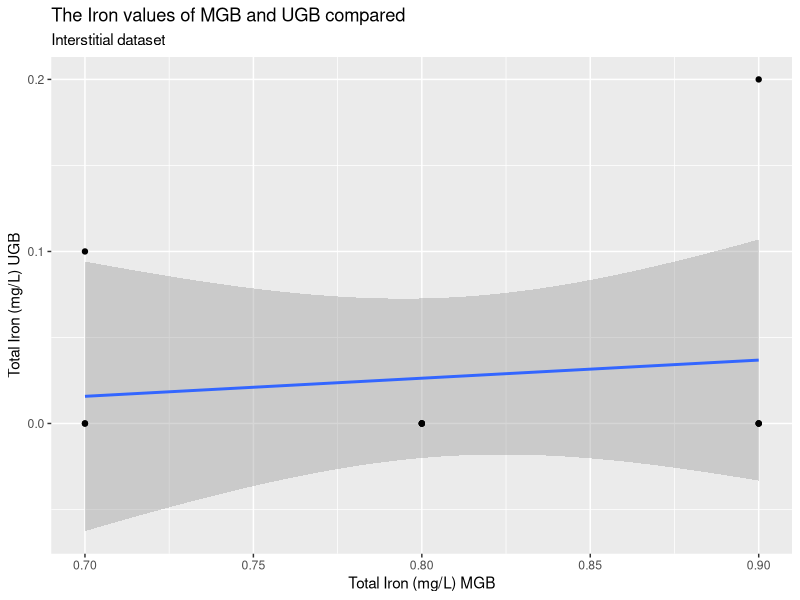
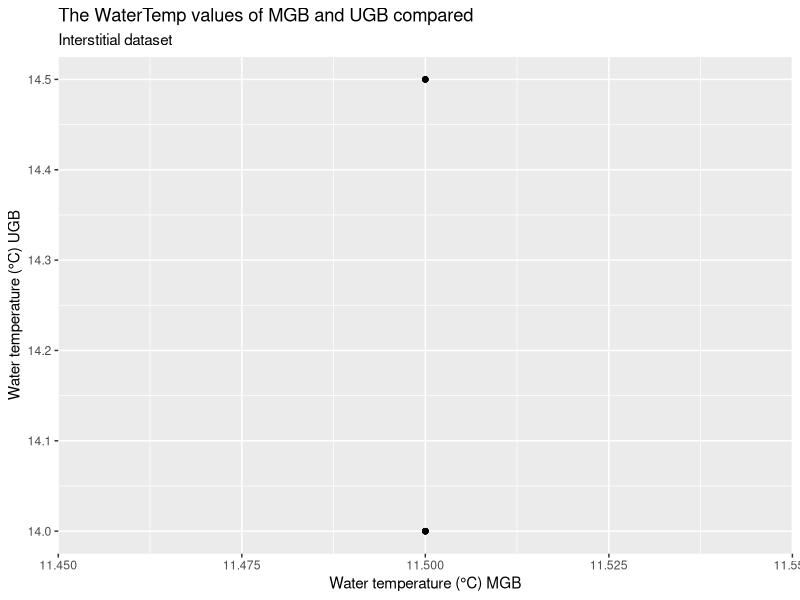
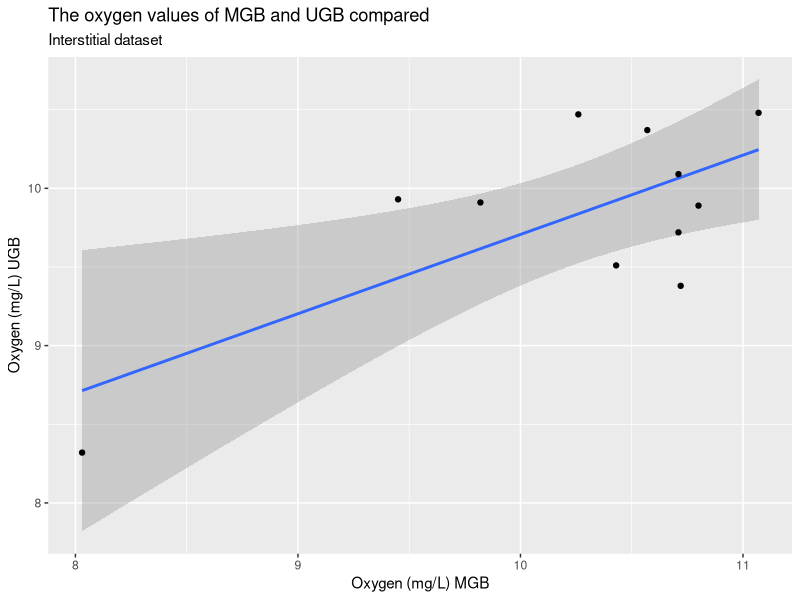
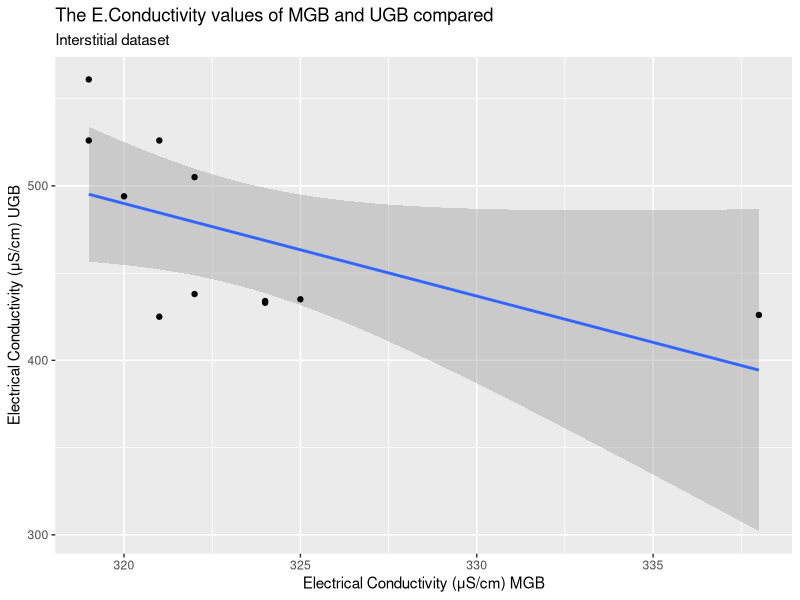
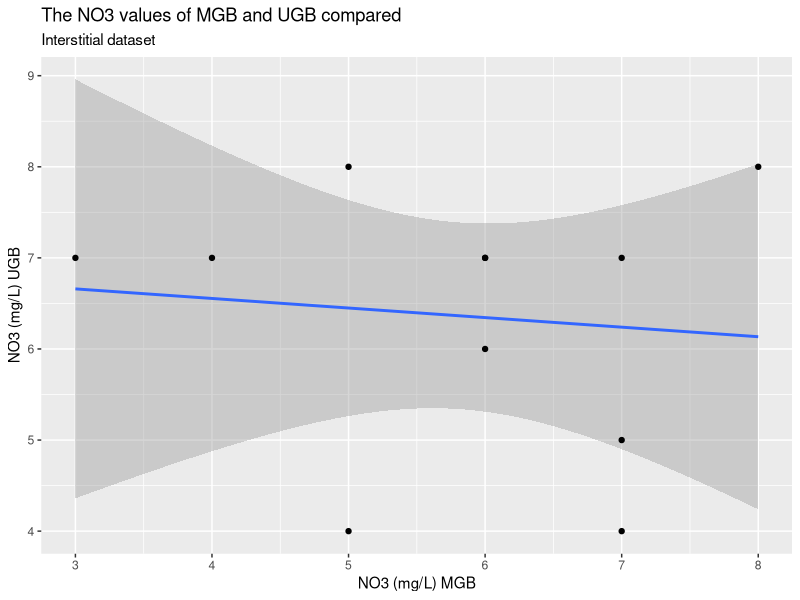
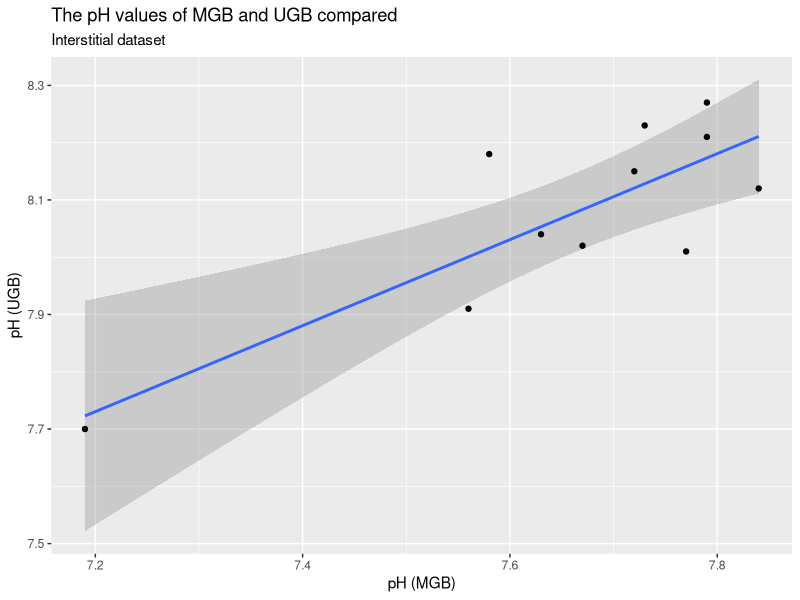
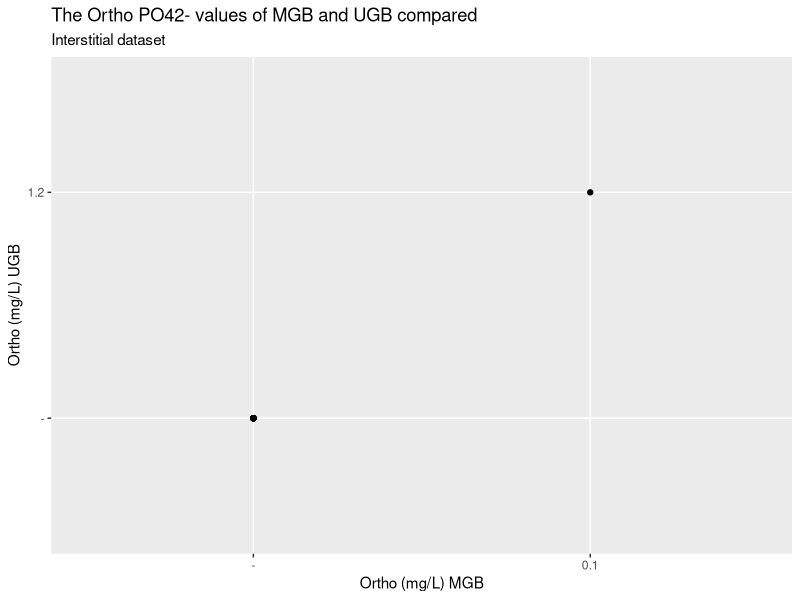
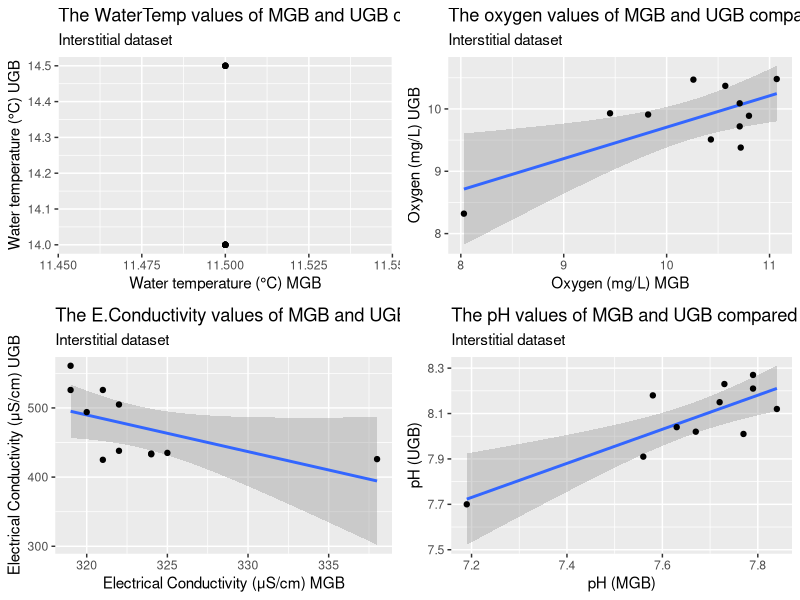

Recreate these plots in R, in order.
library("readxl")
hy <- read_excel("Hy.xlsx")
hy
a<-data.frame(hy)

#TABLE 1
library(ggplot2)
iron<-ggplot(a, aes(ironmgb, ironugb)) +  geom_smooth(method = "lm") + 
  geom_point() + 
  labs(title = "The Iron values of MGB and UGB compared", 
  subtitle = "Interstitial dataset", y = "Total Iron (mg/L) UGB" , 
   x= "Total Iron (mg/L) MGB")
plot(iron)
ggsave("iron.png", plot = iron)

watertemp<- ggplot(a, aes(WTmgb, WTugb)) +  geom_smooth(method = "lm") + 
  geom_point() + 
  labs(title = "The WaterTemp values of MGB and UGB compared", 
       subtitle = "Interstitial dataset", y = "Water temperature (°C) UGB", 
       x= "Water temperature (°C) MGB")
plot(watertemp)
ggsave("watertemp.png", plot = watertemp)

oxygen <-ggplot(a, aes(OXMmgb, OXugb)) +  geom_smooth(method = "lm") + 
  geom_point() + 
  labs(title = "The oxygen values of MGB and UGB compared", 
       subtitle = "Interstitial dataset", y= "Oxygen (mg/L) UGB", x= "Oxygen (mg/L) MGB")
plot(oxygen)
ggsave("oxygen.png", plot = oxygen)

conductivity <-ggplot(a, aes(ECmgb, ECugb)) +  geom_smooth(method = "lm") + 
  geom_point() + 
  labs(title = "The E.Conductivity values of MGB and UGB compared", 
       subtitle = "Interstitial dataset", y= "Electrical Conductivity (μS/cm) UGB", 
       x= "Electrical Conductivity (μS/cm) MGB" )
plot(conductivity)
ggsave("conduct.png", plot = conductivity)

NO <-ggplot(a, aes(NOmgb, NOugb)) +  geom_smooth(method = "lm") + 
  geom_point() + 
  labs(title = "The NO3 values of MGB and UGB compared", 
       subtitle = "Interstitial dataset", y= "NO3 (mg/L) UGB", x= "NO3 (mg/L) MGB" )
plot(NO)
ggsave("no.png", plot = NO)

pH <- ggplot(a, aes(pHmgb, pHugb)) +  geom_smooth(method = "lm") + 
  geom_point() + 
  labs(title = "The pH values of MGB and UGB compared", 
       subtitle = "Interstitial dataset", y= "pH (UGB)", x= "pH (MGB)" )
plot(pH)
ggsave("pH.png", plot = pH)

ortho<- ggplot(a, aes(orthomgb, orthougb)) +  geom_smooth(method = "lm") + 
  geom_point() + 
  labs(title = "The Ortho PO42- values of MGB and UGB compared", 
       subtitle = "Interstitial dataset", y= "Ortho (mg/L) UGB", x= "Ortho (mg/L) MGB" )
plot(ortho)
ggsave("ortho.png", plot = ortho)

library(gridExtra)
table1<-grid.arrange(watertemp, oxygen, conductivity, pH, ncol= 2)
table2<-grid.arrange (NO, iron, ortho, ncol= 2)

ggsave("mg.png", plot = table1)
ggsave ("m.png", plot = table2)


#TABLE 2 COLMATION DATA
library("readxl")
colma <- read_excel("colma.xlsx")
colma
b<-data.frame(colma)

library(ggplot2)
ggplot(b, aes(O2mgb, ofmgb)) + geom_point(aes(col= "colmmgb", fill = colmmgb)) 
  











